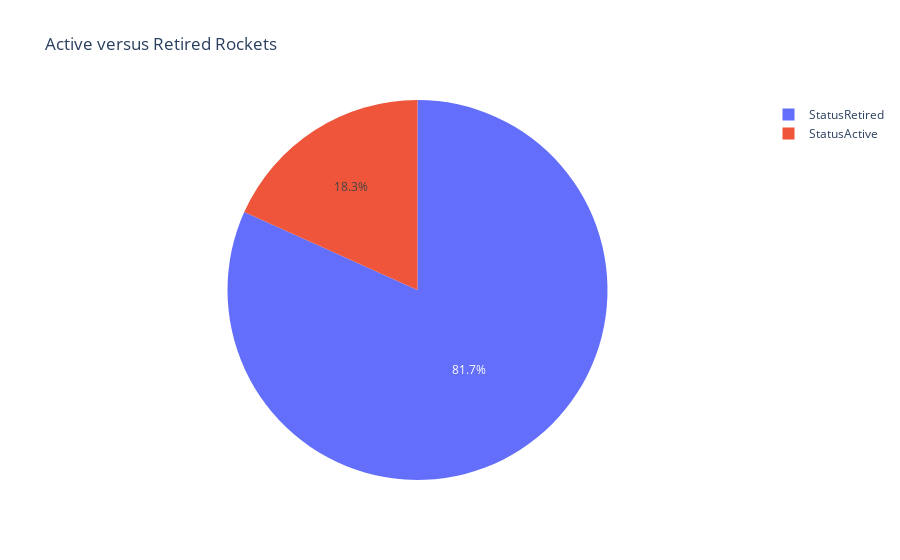

The notebook cell saved with this chart:
### Code cell
fig = px.pie(df_r_status, 
        values='Rocket_Status',
        names=df_r_status.index.array,
        title='Active versus Retired Rockets')
fig.show()

### Figure 1 — Plotly figure (JSON) as saved in the notebook; plotly's stock layout.template omitted (floating-point values rounded to 4 significant figures)
{"data": [{"domain": {"x": [0, 1], "y": [0, 1]}, "hovertemplate": "label=%{label}<br>Rocket_Status=%{value}<extra></extra>", "labels": ["StatusRetired", "StatusActive"], "legendgroup": "", "name": "", "showlegend": true, "type": "pie", "values": [3534, 790]}], "layout": {"legend": {"tracegroupgap": 0}, "title": {"text": "Active versus Retired Rockets"}}}
